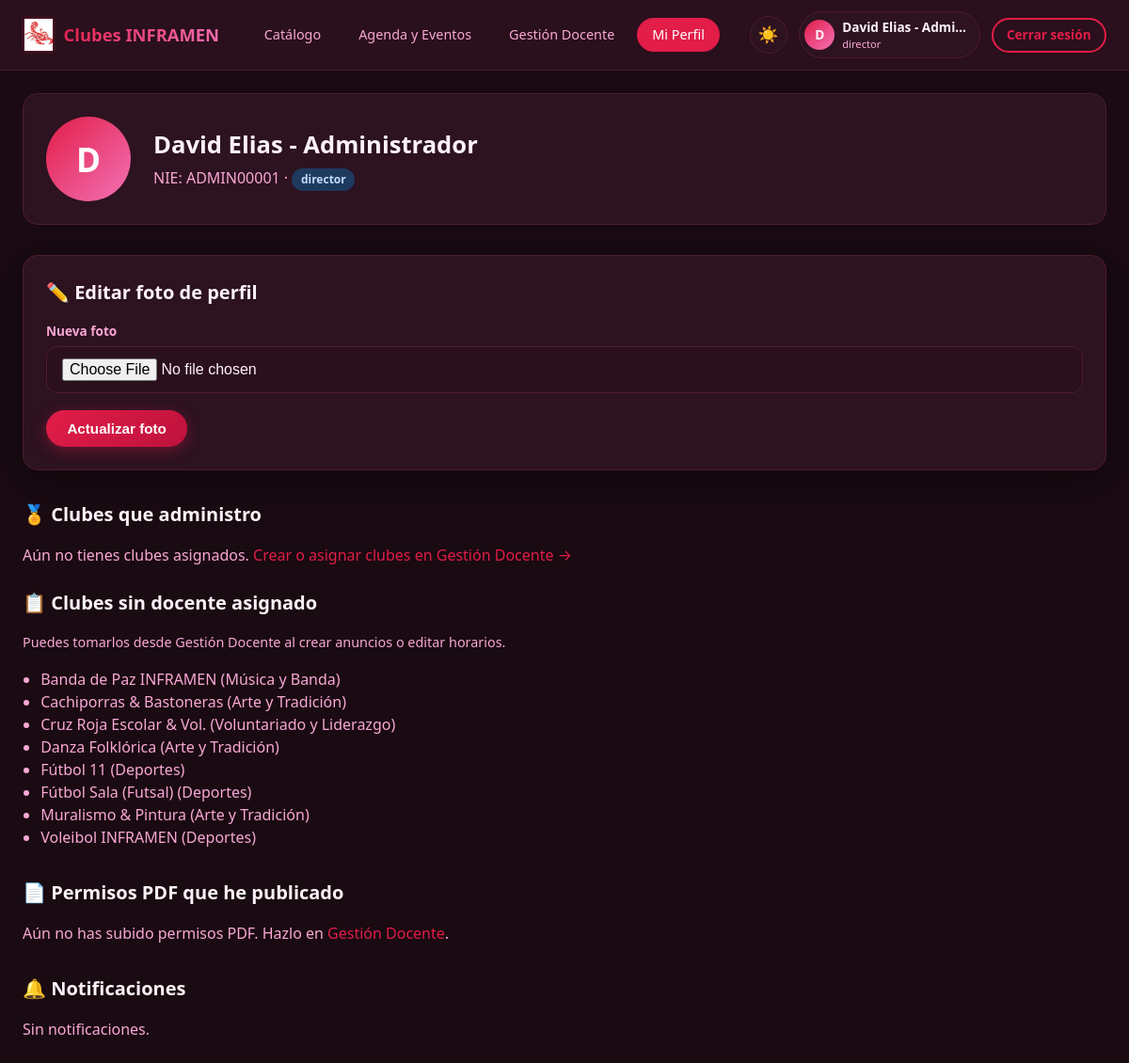
The app's page /mi-club (signed in) with its own data.
### tables this page shows
CREATE TABLE usuarios (
            id INTEGER PRIMARY KEY AUTOINCREMENT,
            nie TEXT UNIQUE NOT NULL,
            nombre TEXT NOT NULL,
            password_hash TEXT NOT NULL,
            rol TEXT NOT NULL,                -- estudiante | docente
            cargo TEXT,                       -- director, subdirector, coordinador, docente
            seccion TEXT,                     -- 1ero, 2do, 3ero
            bachillerato TEXT,                -- General, Técnico Software, etc.
            edad INTEGER,
            promedio REAL DEFAULT 0.0,
            email TEXT,
            foto TEXT,
            boleta_pdf TEXT,
            creado TIMESTAMP DEFAULT CURRENT_TIMESTAMP
        );

CREATE TABLE clubes (
            id INTEGER PRIMARY KEY AUTOINCREMENT,
            nombre TEXT NOT NULL UNIQUE,
            categoria TEXT NOT NULL,
            descripcion TEXT,
            horario TEXT,
            lugar TEXT,
            requisitos TEXT,
            capacidad INTEGER DEFAULT 20,
            inscritos INTEGER DEFAULT 0,
            docente_id INTEGER,
            foto TEXT,
            turno TEXT,
            activo INTEGER DEFAULT 1,
            creado TIMESTAMP DEFAULT CURRENT_TIMESTAMP,
            FOREIGN KEY (docente_id) REFERENCES usuarios(id)
        );

### app.py (the view, shortened to what this page needs)
@app.route("/mi-perfil")
@app.route("/mi-club")  # compatibilidad
@login_required
def mi_club():
    conn = get_db()
    usuario = conn.execute("SELECT * FROM usuarios WHERE id = ?", (session["user_id"],)).fetchone()
    if session.get("rol") == "docente":
        mis_clubes = conn.execute("""
            SELECT * FROM clubes
            WHERE docente_id = ? AND activo = 1
            ORDER BY nombre
        """, (session["user_id"],)).fetchall()
        sin_asignar = conn.execute("""
            SELECT * FROM clubes WHERE docente_id IS NULL AND activo = 1 ORDER BY nombre
        """).fetchall()
        notifs = conn.execute("""
            SELECT * FROM notificaciones WHERE usuario_id = ?
            ORDER BY fecha DESC LIMIT 15
        """, (session["user_id"],)).fetchall()
        permisos_pub = conn.execute("""
            SELECT p.*, c.nombre AS club_nombre
            FROM permisos p
            LEFT JOIN clubes c ON p.club_id = c.id
            WHERE p.emitido_por = ? AND p.archivo_pdf IS NOT NULL
            ORDER BY p.fecha DESC LIMIT 20
        """, (session["user_id"],)).fetchall()
        conn.close()
        return render_template("mi_perfil_docente.html",
                               usuario=usuario,
                               mis_clubes=mis_clubes,
                               sin_asignar=sin_asignar,
                               notifs=notifs,
                               permisos_pub=permisos_pub)

### app.py (called while the page is built)
def get_db():
    conn = sqlite3.connect("clubes_inframen.db")
    conn.row_factory = sqlite3.Row
    return conn

def login_required(f):
    @wraps(f)
    def decorated(*args, **kwargs):
        if "user_id" not in session:
            flash("Debes iniciar sesión.", "error")
            return redirect(url_for("login"))
        return f(*args, **kwargs)
    return decorated

### templates/mi_perfil_docente.html (shortened to what this page needs)
{% extends "base.html" %}
{% block content %}
<div class="container">
    <div class="profile-header fade-up">
        {% if usuario and usuario.foto %}
        <img src="{{ url_for('uploaded_file', filename=usuario.foto) }}" alt="Foto" class="profile-avatar" style="object-fit:cover;padding:0;border-radius:50%;">
        {% else %}
        <div class="profile-avatar">{{ usuario.nombre[0] if usuario else '?' }}</div>
        {% endif %}
        <div>
            <h1 style="font-size:1.6rem;margin-bottom:0.2rem;">{{ usuario.nombre }}</h1>
            <p style="color:var(--text-secondary);">
                NIE: {{ usuario.nie }} ·
                <span class="badge badge-info">{{ usuario.cargo or 'Docente' }}</span>
            </p>
        </div>
    </div>
    <div class="card" style="padding:1.5rem;margin-bottom:2rem;">
        <h2 class="section-title">✏️ Editar foto de perfil</h2>
        <form method="POST" action="{{ url_for('editar_perfil') }}" enctype="multipart/form-data">
            <div class="form-group">
                <label>Nueva foto</label>
                <input type="file" name="foto" class="form-control" accept="image/*">
            </div>
            <button type="submit" class="btn btn-primary">Actualizar foto</button>
        </form>
    </div>
    <h2 class="section-title">🏅 Clubes que administro</h2>
    {% if mis_clubes %}
    <div class="clubs-grid" style="margin-bottom:2rem;">
        {% for c in mis_clubes %}
        <div class="card">
            <div class="card-body">
                <h3 class="card-title">{{ c.nombre }}</h3>
                <div class="card-meta">
                    <span>{{ c.categoria }}</span>
                    <span>{{ c.inscritos }}/{{ c.capacidad }} inscritos</span>
                    <span>{{ c.turno }}</span>
                </div>
                <p style="font-size:0.9rem;color:var(--text-secondary);">🕒 {{ c.horario or 'Sin horario' }}</p>
                <p style="font-size:0.85rem;">📍 {{ c.lugar or '—' }}</p>
                <a href="{{ url_for('gestion') }}" class="btn btn-sm btn-outline" style="margin-top:0.6rem;">Gestionar</a>
            </div>
        </div>
        {% endfor %}
    </div>
    {% else %}
    <p style="color:var(--text-secondary);margin-bottom:1.5rem;">
        Aún no tienes clubes asignados.
        <a href="{{ url_for('gestion') }}" style="color:var(--accent);">Crear o asignar clubes en Gestión Docente →</a>
    </p>
    {% endif %}
    {% if sin_asignar %}
    <h2 class="section-title">📋 Clubes sin docente asignado</h2>
    <p style="color:var(--text-secondary);font-size:0.9rem;margin-bottom:1rem;">Puedes tomarlos desde Gestión Docente al crear anuncios o editar horarios.</p>
    <ul style="margin-bottom:2rem;padding-left:1.2rem;color:var(--text-secondary);">
        {% for c in sin_asignar %}
        <li>{{ c.nombre }} ({{ c.categoria }})</li>
        {% endfor %}
    </ul>
    {% endif %}
    <h2 class="section-title">📄 Permisos PDF que he publicado</h2>
    {% if permisos_pub %}
    <div class="table-wrap" style="margin-bottom:2rem;">
        <table>
            <thead>
                <tr><th>Motivo</th><th>Club</th><th>Fecha</th><th>PDF</th></tr>
            </thead>
            <tbody>
                {% for p in permisos_pub %}
                <tr>
                    <td>{{ p.motivo or '—' }}</td>
                    <td>{{ p.club_nombre or '—' }}</td>
                    <td>{{ p.fecha[:16] if p.fecha else '' }}</td>
                    <td>
                        {% if p.archivo_pdf %}
                        <a href="{{ url_for('uploaded_file', filename=p.archivo_pdf) }}" target="_blank" class="btn btn-sm btn-outline">Ver</a>
                        {% endif %}
                    </td>
                </tr>
                {% endfor %}
            </tbody>
        </table>
    </div>
    {% else %}
    <p style="color:var(--text-secondary);margin-bottom:2rem;">Aún no has subido permisos PDF. Hazlo en <a href="{{ url_for('gestion') }}" style="color:var(--accent);">Gestión Docente</a>.</p>
    {% endif %}
    <h2 class="section-title">🔔 Notificaciones</h2>
    {% if notifs %}
        {% for n in notifs %}
        <div class="anuncio">
            <h4>{{ n.titulo }}</h4>
            <div class="meta">{{ n.fecha[:16] if n.fecha else '' }}</div>
            <p>{{ n.mensaje }}</p>
        </div>
        {% endfor %}
    {% else %}
        <p style="color:var(--text-secondary);">Sin notificaciones.</p>
    {% endif %}
</div>
{% endblock %}

### templates/base.html (shortened to what this page needs)
<!DOCTYPE html>
<html lang="es" data-theme="dark">
<head>
    <link rel="stylesheet" href="{{ url_for('static', filename='css/style.css') }}">
</head>
<body>
    {% if session.get('user_id') %}
    <nav class="navbar">
        <div class="navbar-inner">
            <a href="{{ url_for('catalogo') }}" class="logo">
                <img src="{{ url_for('static', filename='img/escorpion.png') }}" alt="INFRAMEN" style="width:34px;height:34px;object-fit:contain;filter:drop-shadow(0 0 2px rgba(225,29,72,0.5));">
                <span>Clubes INFRAMEN</span>
            </a>
            <div class="nav-links">
                <a href="{{ url_for('catalogo') }}" class="{% if request.endpoint == 'catalogo' %}active{% endif %}">Catálogo</a>
                <a href="{{ url_for('agenda') }}" class="{% if request.endpoint == 'agenda' %}active{% endif %}">Agenda y Eventos</a>
                {% if session.get('rol') == 'docente' %}
                <a href="{{ url_for('gestion') }}" class="{% if request.endpoint == 'gestion' %}active{% endif %}">Gestión Docente</a>
                {% endif %}
                <a href="{{ url_for('mi_club') }}" class="{% if request.endpoint == 'mi_club' %}active{% endif %}">Mi Perfil</a>
            </div>
            <div class="user-area">
                <button class="btn-icon" id="theme-toggle" title="Cambiar tema">🌙</button>
                <div class="user-chip">
                    {% if session.get('foto') %}
                    <img src="{{ url_for('uploaded_file', filename=session.foto) }}" alt="Foto" style="width:32px;height:32px;border-radius:50%;object-fit:cover;">
                    {% else %}
                    <div style="width:32px;height:32px;border-radius:50%;background:linear-gradient(135deg,#e11d48,#f472b6);display:flex;align-items:center;justify-content:center;font-weight:700;font-size:0.85rem;">
                        {{ session.nombre[0] if session.nombre else '?' }}
                    </div>
                    {% endif %}
                    <div>
                        <div style="font-weight:600;font-size:0.85rem;">{{ session.nombre[:18] }}{% if session.nombre|length > 18 %}…{% endif %}</div>
                        <div style="font-size:0.7rem;color:var(--text-secondary);">
                            {% if session.rol == 'docente' %}{{ session.cargo or 'Docente' }}{% else %}Estudiante{% endif %}
                        </div>
                    </div>
                </div>
                <a href="{{ url_for('logout') }}" class="btn btn-sm btn-outline">Cerrar sesión</a>
            </div>
        </div>
    </nav>
    {% endif %}
    <main>
        {% block content %}{% endblock %}
    </main>
</body>
</html>

### static/css/style.css (style rules this page uses)
:root { --bg-primary: #1a0a12; --bg-secondary: #2a0f1c; --bg-card: #2d1220; --bg-card-hover: #3a1828; --accent: #e11d48; --accent-hover: #f43f5e; --accent-soft: #be123c; --text-primary: #fdf2f8; --text-secondary: #f9a8d4; --text-muted: #9d174d; --border: #4c1d2e; --success: #10b981; --warning: #f59e0b; --danger: #ef4444; --radius: 16px; --radius-sm: 10px; --shadow: 0 10px 40px rgba(0,0,0,0.45); --transition: all 0.3s cubic-bezier(0.4, 0, 0.2, 1); }
* { margin: 0; padding: 0; box-sizing: border-box; }
body { font-family: 'Segoe UI', system-ui, -apple-system, sans-serif; background: var(--bg-primary); color: var(--text-primary); min-height: 100vh; line-height: 1.5; transition: background 0.4s, color 0.4s; }
a { color: inherit; text-decoration: none; }
img { max-width: 100%; display: block; }
.navbar { background: var(--bg-secondary); border-bottom: 1px solid var(--border); padding: 0.75rem 1.5rem; position: sticky; top: 0; z-index: 1000; backdrop-filter: blur(12px); }
.navbar-inner { max-width: 1400px; margin: 0 auto; display: flex; align-items: center; justify-content: space-between; gap: 1rem; flex-wrap: wrap; }
.logo { display: flex; align-items: center; gap: 0.6rem; font-weight: 700; font-size: 1.15rem; }
.logo span { background: linear-gradient(135deg, #e11d48, #f472b6); -webkit-background-clip: text; -webkit-text-fill-color: transparent; }
.nav-links { display: flex; gap: 0.5rem; flex-wrap: wrap; }
.nav-links a { padding: 0.45rem 1rem; border-radius: 999px; font-size: 0.9rem; font-weight: 500; transition: var(--transition); color: var(--text-secondary); }
.nav-links a:hover, .nav-links a.active { background: var(--accent); color: white; }
.user-area { display: flex; align-items: center; gap: 0.75rem; }
.user-chip { display: flex; align-items: center; gap: 0.5rem; background: var(--bg-card); padding: 0.35rem 0.85rem 0.35rem 0.35rem; border-radius: 999px; border: 1px solid var(--border); font-size: 0.85rem; }
.btn-icon { background: var(--bg-card); border: 1px solid var(--border); color: var(--text-primary); width: 40px; height: 40px; border-radius: 50%; display: flex; align-items: center; justify-content: center; cursor: pointer; transition: var(--transition); font-size: 1.1rem; }
.btn { display: inline-flex; align-items: center; justify-content: center; gap: 0.5rem; padding: 0.7rem 1.4rem; border-radius: 999px; font-weight: 600; font-size: 0.95rem; border: none; cursor: pointer; transition: var(--transition); text-align: center; }
.btn-primary { background: linear-gradient(135deg, #e11d48, #be123c); color: white; box-shadow: 0 4px 15px rgba(225, 29, 72, 0.35); }
.btn-outline { background: transparent; border: 2px solid var(--accent); color: var(--accent); }
.btn-sm { padding: 0.4rem 0.9rem; font-size: 0.85rem; }
.container { max-width: 1400px; margin: 0 auto; padding: 1.5rem; }
.card { background: var(--bg-card); border: 1px solid var(--border); border-radius: var(--radius); overflow: hidden; transition: var(--transition); box-shadow: var(--shadow); }
.form-group { margin-bottom: 1.1rem; }
.form-group label { display: block; font-size: 0.85rem; font-weight: 600; margin-bottom: 0.35rem; color: var(--text-secondary); }
.form-control { width: 100%; padding: 0.75rem 1rem; border-radius: 12px; border: 1px solid var(--border); background: var(--bg-secondary); color: var(--text-primary); font-size: 1rem; transition: var(--transition); }
.profile-header { display: flex; align-items: center; gap: 1.5rem; background: var(--bg-card); border: 1px solid var(--border); border-radius: var(--radius); padding: 1.5rem; margin-bottom: 2rem; }
.profile-avatar { width: 90px; height: 90px; border-radius: 50%; background: linear-gradient(135deg, #e11d48, #f472b6); display: flex; align-items: center; justify-content: center; font-size: 2.2rem; font-weight: 700; color: white; }
.section-title { font-size: 1.25rem; font-weight: 700; margin-bottom: 1rem; display: flex; align-items: center; gap: 0.5rem; }
.badge { display: inline-block; padding: 0.2rem 0.6rem; border-radius: 999px; font-size: 0.75rem; font-weight: 600; }
.badge-info { background: #1e3a5f; color: #bfdbfe; }
.fade-up { animation: fadeUp 0.5s ease forwards; }

### records on screen
usuarios: cargo "director", nombre "D", nombre "David Elias - Administrador", nie "ADMIN00001"
clubes: nombre "Banda de Paz INFRAMEN", categoria "Música y Banda"
clubes: nombre "Cachiporras & Bastoneras", categoria "Arte y Tradición"
clubes: nombre "Cruz Roja Escolar & Vol.", categoria "Voluntariado y Liderazgo"
clubes: nombre "Danza Folklórica", categoria "Arte y Tradición"
clubes: nombre "Fútbol 11", categoria "Deportes"
clubes: nombre "Fútbol Sala (Futsal)", categoria "Deportes"
clubes: nombre "Muralismo & Pintura", categoria "Arte y Tradición"
clubes: nombre "Voleibol INFRAMEN", categoria "Deportes"

### other values on screen
{{ session.nombre[0] if session.nombre else '?' }} "D"
{{ session.nombre[:18] }} "David Elias - Admi"
